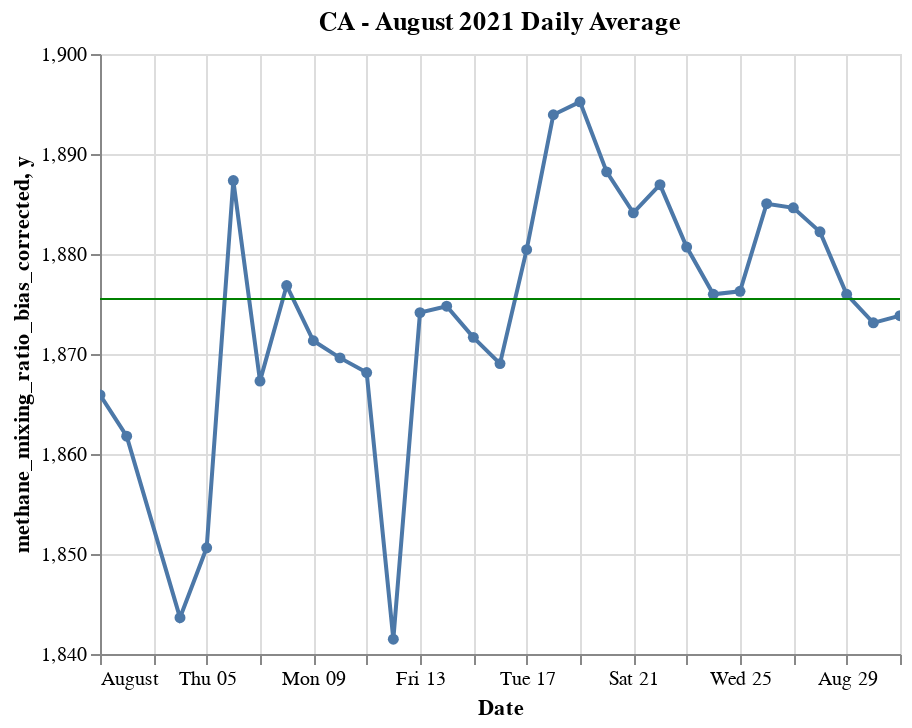

The notebook cell saved with this chart:
### Code cell
monthly_min = alt.Chart(pd.DataFrame({'y': [min_methane_ratio]})).mark_rule(color='red').encode(y='y')
monthly_mean = alt.Chart(pd.DataFrame({'y': [mean_methane_ratio]})).mark_rule( color='green').encode(y='y')
monthly_max = alt.Chart(pd.DataFrame({'y': [max_methane_ratio]})).mark_rule( color='orange').encode(y='y')

line_chart = alt.Chart(gdf_date_mean, title ="CA - August 2021 Daily Average").mark_line(point=True, tooltip=True).encode(
    alt.X('time_utc:T', title= "Date"),    
    alt.Y('methane_mixing_ratio_bias_corrected:Q'
    , scale=alt.Scale(zero=False))
).interactive()


line_chart + monthly_mean #+monthly_max + monthly_min

### Figure 1 — Vega-Lite specification as saved in the notebook (floating-point values rounded to 4 significant figures)
{"config": {"view": {"continuousWidth": 400, "continuousHeight": 300}}, "layer": [{"data": {"name": "data-d6e67c855ff218042fb46b960cc773d7"}, "mark": {"type": "line", "point": true, "tooltip": true}, "encoding": {"x": {"type": "temporal", "field": "time_utc", "title": "Date"}, "y": {"type": "quantitative", "field": "methane_mixing_ratio_bias_corrected", "scale": {"zero": false}}}, "selection": {"selector013": {"type": "interval", "bind": "scales", "encodings": ["x", "y"]}}, "title": "CA - August 2021 Daily Average"}, {"data": {"name": "data-f71d89c1817cf6c3a8c95d797a18ba93"}, "mark": {"type": "rule", "color": "green"}, "encoding": {"y": {"type": "quantitative", "field": "y"}}}], "$schema": "https://vega.github.io/schema/vega-lite/v4.8.1.json", "datasets": {"data-d6e67c855ff218042fb46b960cc773d7": [{"time_utc": "2021-08-01T00:00:00", "methane_mixing_ratio_bias_corrected": 1866.0}, {"time_utc": "2021-08-02T00:00:00", "methane_mixing_ratio_bias_corrected": 1862.0}, {"time_utc": "2021-08-04T00:00:00", "methane_mixing_ratio_bias_corrected": 1844.0}, {"time_utc": "2021-08-05T00:00:00", "methane_mixing_ratio_bias_corrected": 1851.0}, {"time_utc": "2021-08-06T00:00:00", "methane_mixing_ratio_bias_corrected": 1887.0}, {"time_utc": "2021-08-07T00:00:00", "methane_mixing_ratio_bias_corrected": 1867.0}, {"time_utc": "2021-08-08T00:00:00", "methane_mixing_ratio_bias_corrected": 1877.0}, {"time_utc": "2021-08-09T00:00:00", "methane_mixing_ratio_bias_corrected": 1871.0}, {"time_utc": "2021-08-10T00:00:00", "methane_mixing_ratio_bias_corrected": 1870.0}, {"time_utc": "2021-08-11T00:00:00", "methane_mixing_ratio_bias_corrected": 1868.0}, {"time_utc": "2021-08-12T00:00:00", "methane_mixing_ratio_bias_corrected": 1841.0}, {"time_utc": "2021-08-13T00:00:00", "methane_mixing_ratio_bias_corrected": 1874.0}, {"time_utc": "2021-08-14T00:00:00", "methane_mixing_ratio_bias_corrected": 1875.0}, {"time_utc": "2021-08-15T00:00:00", "methane_mixing_ratio_bias_corrected": 1872.0}, {"time_utc": "2021-08-16T00:00:00", "methane_mixing_ratio_bias_corrected": 1869.0}, {"time_utc": "2021-08-17T00:00:00", "methane_mixing_ratio_bias_corrected": 1880.0}, {"time_utc": "2021-08-18T00:00:00", "methane_mixing_ratio_bias_corrected": 1894.0}, {"time_utc": "2021-08-19T00:00:00", "methane_mixing_ratio_bias_corrected": 1895.0}, {"time_utc": "2021-08-20T00:00:00", "methane_mixing_ratio_bias_corrected": 1888.0}, {"time_utc": "2021-08-21T00:00:00", "methane_mixing_ratio_bias_corrected": 1884.0}, {"time_utc": "2021-08-22T00:00:00", "methane_mixing_ratio_bias_corrected": 1887.0}, {"time_utc": "2021-08-23T00:00:00", "methane_mixing_ratio_bias_corrected": 1881.0}, {"time_utc": "2021-08-24T00:00:00", "methane_mixing_ratio_bias_corrected": 1876.0}, {"time_utc": "2021-08-25T00:00:00", "methane_mixing_ratio_bias_corrected": 1876.0}, {"time_utc": "2021-08-26T00:00:00", "methane_mixing_ratio_bias_corrected": 1885.0}, {"time_utc": "2021-08-27T00:00:00", "methane_mixing_ratio_bias_corrected": 1885.0}, {"time_utc": "2021-08-28T00:00:00", "methane_mixing_ratio_bias_corrected": 1882.0}, {"time_utc": "2021-08-29T00:00:00", "methane_mixing_ratio_bias_corrected": 1876.0}, {"time_utc": "2021-08-30T00:00:00", "methane_mixing_ratio_bias_corrected": 1873.0}, {"time_utc": "2021-08-31T00:00:00", "methane_mixing_ratio_bias_corrected": 1874.0}], "data-f71d89c1817cf6c3a8c95d797a18ba93": [{"y": 1876.0}]}}
